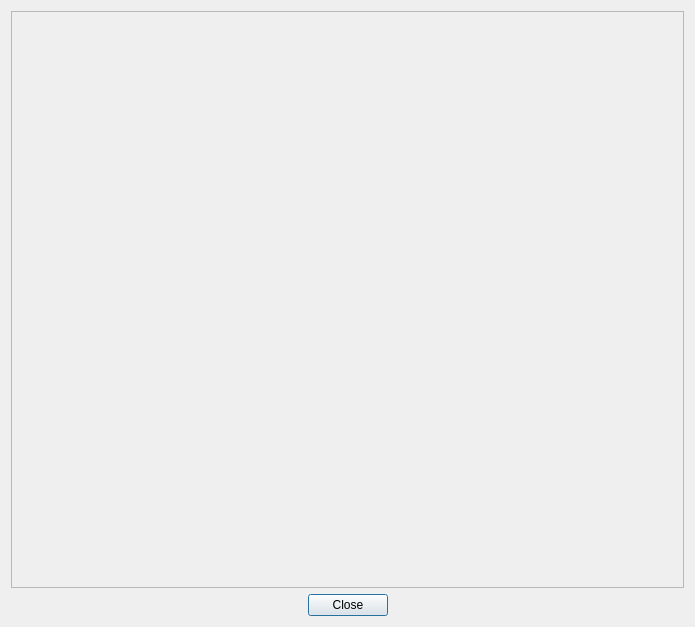
<?xml version="1.0" encoding="UTF-8"?>
<ui version="4.0">
 <class>ContainerView</class>
 <widget class="QDialog" name="ContainerView">
  <property name="geometry">
   <rect>
    <x>0</x>
    <y>0</y>
    <width>695</width>
    <height>627</height>
   </rect>
  </property>
  <property name="windowTitle">
   <string>Dialog</string>
  </property>
  <layout class="QGridLayout" name="gridLayout">
   <item row="0" column="0">
    <widget class="QScrollArea" name="scrollArea">
     <property name="widgetResizable">
      <bool>true</bool>
     </property>
     <widget class="QWidget" name="scrollAreaWidgetContents">
      <property name="geometry">
       <rect>
        <x>0</x>
        <y>0</y>
        <width>679</width>
        <height>571</height>
       </rect>
      </property>
      <layout class="QGridLayout" name="gridLayout_2">
       <item row="0" column="0">
        <layout class="QGridLayout" name="item_grid"/>
       </item>
      </layout>
     </widget>
    </widget>
   </item>
   <item row="1" column="0">
    <widget class="QDialogButtonBox" name="close">
     <property name="standardButtons">
      <set>QDialogButtonBox::Close</set>
     </property>
     <property name="centerButtons">
      <bool>true</bool>
     </property>
    </widget>
   </item>
  </layout>
 </widget>
 <resources/>
 <connections/>
</ui>
